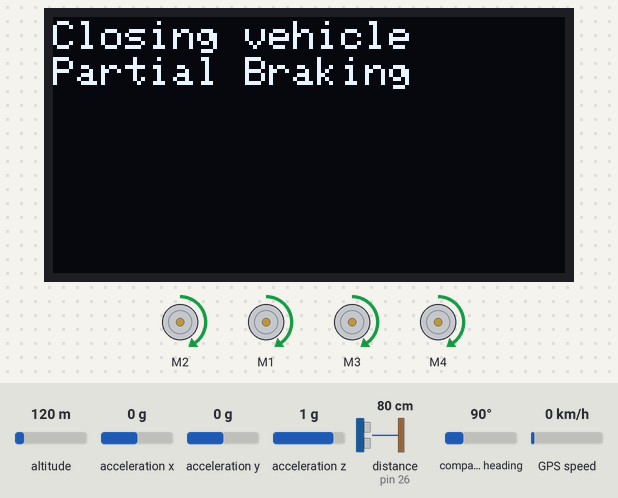
A sketch run on a simulated Arduino Mega 2560, built with avr-gcc and run on an emulated ATmega2560. Shown: 128×64 one-colour display, 4 × DC motor (green arrow = forward, orange = backward, longer = faster). Wiring (inferred from the names in the program): ultrasonic range finder: trigger pin 27; echo pin 26. The test bench sets the inputs (shaded band); at power-on: distance to the obstacle (sensor on pin 26) 80 cm, acceleration x 0 g, altitude 120 m, acceleration y 0 g, acceleration z 1 g, compass heading 90°, GPS speed 0 km/h. The echo pulse lasts 58.3 µs per cm; the display library's start-up logo is not drawn; the GPS gets a fix after 3 s at 37.7749, -122.4194 with 8 satellites; no radio packets arrive unless stated; what the sketch prints to the serial monitor is not drawn.

Above: at 1.2 s.
1.3 s: distance to the obstacle (sensor on pin 26) set to 35 cm
At 1.55 s:
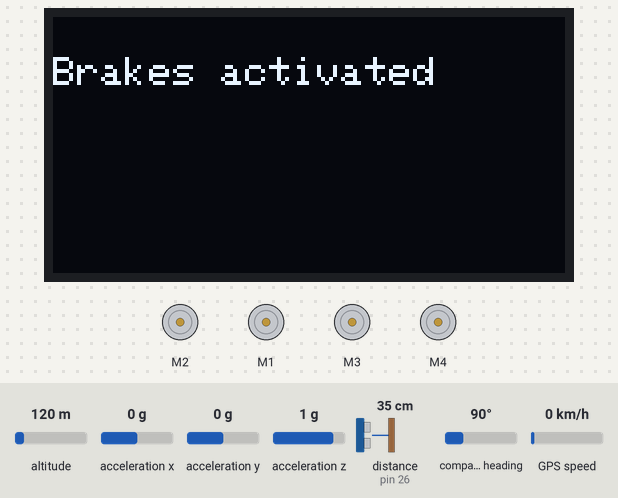
3.2 s: acceleration x set to 0.8 g
At 4.5 s:
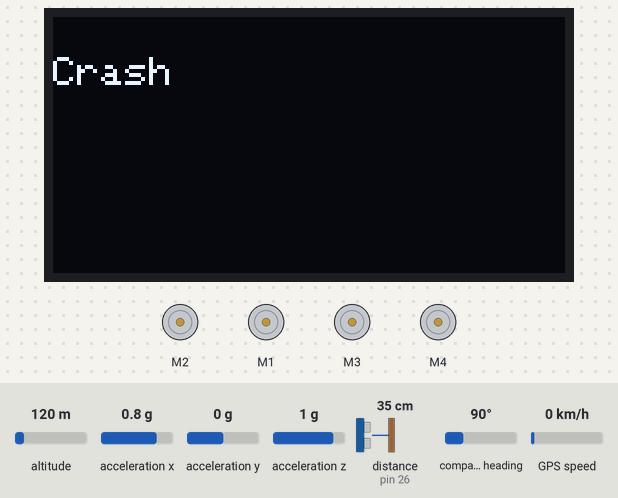
Timing chart, 0 to 6.2 s (numbered marks = the images above; inputs shaded):
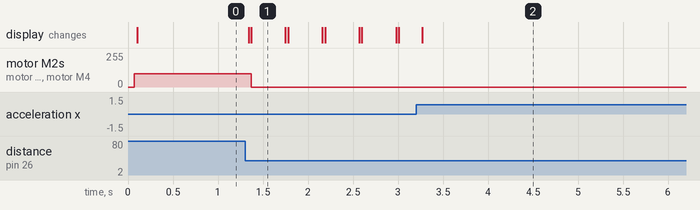

The sketch:

code.ino
```cpp
/* This sketch is for Arduino mega. It uses various libraries such as TinyGPS,
    Adafruit Motor shield, Adafruit SSD1306, Adafruit GFX, RF24 which need to be installed
*/
#include <Wire.h>
#include <Adafruit_GFX.h>
#include <Adafruit_SSD1306.h>
#define OLED_RESET 4
Adafruit_SSD1306 display(OLED_RESET);
#include <SparkFun_ADXL345.h>         // SparkFun ADXL345 Library
ADXL345 adxl = ADXL345();             // USE FOR I2C COMMUNICATION

const int trigPinS = 27;
const int echoPinS = 26;

#include <SPI.h>
#include <nRF24L01.h>
#include <RF24.h>
RF24 radio(49, 53); // CE, CSN
const byte address[6] = "00001";
const byte addressa[6] = "00002";

signed long x ;
int count;
signed long t ;
unsigned long text ;
int sens;
#include<AFMotor.h>
AF_DCMotor motor2(2);
AF_DCMotor motor1(1);
AF_DCMotor motor3(3);
AF_DCMotor motor4(4);

#include <TinyGPS.h>
float la, lo, laa, loo;
TinyGPS gps; // create gps object

void setup() {
  // put your setup code here, to run once:
#include <TinyGPS.h>
  float la, lo;
  TinyGPS gps; // create gps object
  Serial.begin(9600);
  adxl.powerOn();                     // Power on the ADXL345

  adxl.setRangeSetting(16);

  display.begin(SSD1306_SWITCHCAPVCC, 0x3C);
  display.setTextSize(1);
  display.setTextColor(WHITE);
  display.display();
  //delay(100);
  display.clearDisplay();


  const int trigPinS = 27;
  const int echoPinS = 26;
  pinMode(trigPinS, OUTPUT); // Sets the trigPin as an Output
  pinMode(echoPinS, INPUT); // Sets the echoPin as an Input


  digitalWrite(53, HIGH);
  radio.begin();
  radio.openReadingPipe(0, address);

  radio.openWritingPipe(addressa);
  radio.setPALevel(RF24_PA_MIN);
  radio.startListening();
  t = 0;
  count = 0 ;

  motor2.setSpeed(200);
  motor1.setSpeed(200);
  motor3.setSpeed(200);
  motor4.setSpeed(200);
  motor1.run(FORWARD);
  motor2.run(FORWARD);
  motor3.run(FORWARD);
  motor4.run(FORWARD);
}

void dist() {
  // put your main code here, to run repeatedly:
  long durationS;
  int distanceS;
  digitalWrite(trigPinS, LOW);
  delayMicroseconds(2);
  // Sets the trigPin on HIGH state for 10 micro seconds
  digitalWrite(trigPinS, HIGH);
  delayMicroseconds(10);
  digitalWrite(trigPinS, LOW);
  // Reads the echoPin, returns the sound wave travel time in microseconds
  durationS = pulseIn(echoPinS, HIGH);
  // Calculating the distance
  distanceS = durationS * 0.034 / 2;
  // Prints the distance on the Serial Monitor
  //Serial.print("DistanceS: ");
  Serial.println(distanceS);

  if (distanceS > 50 and distanceS < 100) {
    //analogWrite(6,50);

    motor2.setSpeed(100);
    motor1.setSpeed(100);
    motor3.setSpeed(100);
    motor4.setSpeed(100);
    motor1.run(FORWARD);
    motor2.run(FORWARD);
    motor3.run(FORWARD);
    motor4.run(FORWARD);


    display.setCursor(0, 1);
    display.println("Closing vehicle");

    display.setCursor(0, 10);
    display.println("Partial Braking");
    display.display();
    display.clearDisplay();


  }

  else {
    display.display();
    display.clearDisplay();
  }

  if ( distanceS<50 and distanceS > 5 ) {
    //analogWrite(6,0);
    motor1.run(RELEASE);
    motor2.run(RELEASE);
    motor3.run(RELEASE);
    motor4.run(RELEASE);
    //digitalWrite(2,HIGH);
    display.setCursor(0, 10);
    display.println("Brakes activated");
    display.display();
    display.clearDisplay();
  }
}

void accl() {

  // Accelerometer Readings
  int x, y, z, a, b;
  adxl.readAccel(&x, &y, &z);         // Read the accelerometer values and store them in variables declared above x,y,z
  Serial.print(x);
  Serial.print(", ");
  Serial.print(y);
  Serial.print(", ");
  Serial.println(z);

  a = x;

  if ( a > b and a - b > 10) {
    sens = sens + 1;
  }
  while ( sens > 0) {
    Serial.println("crash");
    display.setCursor(0, 10);
    display.println("Crash");
    display.display();
    display.clearDisplay();
    digitalWrite(A1, HIGH);


    motor1.run(RELEASE);
    motor2.run(RELEASE);
    motor3.run(RELEASE);
    motor4.run(RELEASE);
    gpsa();

  }
  b = a;

}

void gpsa() {

  while (Serial.available()) { // check for gps data
    if (gps.encode(Serial.read())) // encode gps data
    {
      gps.f_get_position(&la, &lo); // get latitude and longitude
      laa = la;
      loo = lo;
      Serial.print("Latitude: ");
      Serial.print(laa, 6);
      Serial.print("Longitude: ");
      Serial.println(loo, 6);
      const char text1[] = "Crash detected at location";

      radio.stopListening();
      //radio.write(&text1,sizeof(text1));
      //radio.startListening();
      //radio.stopListening();
      radio.write(&laa, sizeof(laa));
      radio.startListening();
      radio.stopListening();

      radio.write(&loo, sizeof(loo));
      radio.startListening();

    }
  }
}

void loop() {
  dist();
  accl();
}
```

Measured:
- after the input at 1.3 s, motor M2, motor M1, motor M3, motor M4: forward 100/255 → stopped after 0.07 s; the display: first changes at once (image 1 shows a later state)
- after the input at 3.2 s, the display: changes after 0.07 s (image 2)
